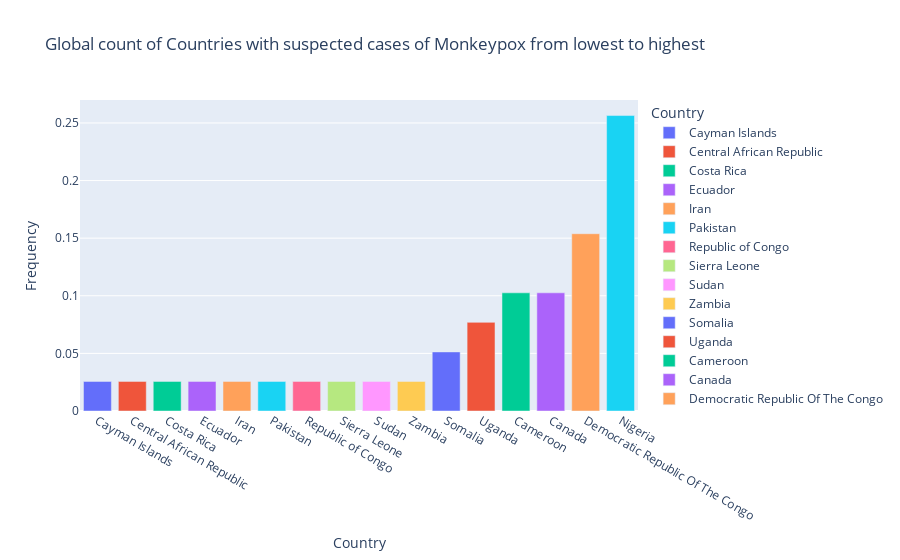

This figure's notebook cell:
### Code cell
#visualize using plotly
fig = px.bar(data_frame=country_susp,
            x="Country",
            y="Frequency",
            color="Country",
            title="Global count of Countries with suspected cases of Monkeypox from lowest to highest")
fig.show()

### Figure 1 — Plotly figure (JSON) as saved in the notebook; plotly's stock layout.template omitted (floating-point values rounded to 4 significant figures)
{"data": [{"alignmentgroup": "True", "hovertemplate": "Country=%{x}<br>Frequency=%{y}<extra></extra>", "legendgroup": "Cayman Islands", "marker": {"color": "#636efa", "pattern": {"shape": ""}}, "name": "Cayman Islands", "offsetgroup": "Cayman Islands", "orientation": "v", "showlegend": true, "textposition": "auto", "type": "bar", "x": ["Cayman Islands"], "xaxis": "x", "y": [0.02564], "yaxis": "y"}, {"alignmentgroup": "True", "hovertemplate": "Country=%{x}<br>Frequency=%{y}<extra></extra>", "legendgroup": "Central African Republic", "marker": {"color": "#EF553B", "pattern": {"shape": ""}}, "name": "Central African Republic", "offsetgroup": "Central African Republic", "orientation": "v", "showlegend": true, "textposition": "auto", "type": "bar", "x": ["Central African Republic"], "xaxis": "x", "y": [0.02564], "yaxis": "y"}, {"alignmentgroup": "True", "hovertemplate": "Country=%{x}<br>Frequency=%{y}<extra></extra>", "legendgroup": "Costa Rica", "marker": {"color": "#00cc96", "pattern": {"shape": ""}}, "name": "Costa Rica", "offsetgroup": "Costa Rica", "orientation": "v", "showlegend": true, "textposition": "auto", "type": "bar", "x": ["Costa Rica"], "xaxis": "x", "y": [0.02564], "yaxis": "y"}, {"alignmentgroup": "True", "hovertemplate": "Country=%{x}<br>Frequency=%{y}<extra></extra>", "legendgroup": "Ecuador", "marker": {"color": "#ab63fa", "pattern": {"shape": ""}}, "name": "Ecuador", "offsetgroup": "Ecuador", "orientation": "v", "showlegend": true, "textposition": "auto", "type": "bar", "x": ["Ecuador"], "xaxis": "x", "y": [0.02564], "yaxis": "y"}, {"alignmentgroup": "True", "hovertemplate": "Country=%{x}<br>Frequency=%{y}<extra></extra>", "legendgroup": "Iran", "marker": {"color": "#FFA15A", "pattern": {"shape": ""}}, "name": "Iran", "offsetgroup": "Iran", "orientation": "v", "showlegend": true, "textposition": "auto", "type": "bar", "x": ["Iran"], "xaxis": "x", "y": [0.02564], "yaxis": "y"}, {"alignmentgroup": "True", "hovertemplate": "Country=%{x}<br>Frequency=%{y}<extra></extra>", "legendgroup": "Pakistan", "marker": {"color": "#19d3f3", "pattern": {"shape": ""}}, "name": "Pakistan", "offsetgroup": "Pakistan", "orientation": "v", "showlegend": true, "textposition": "auto", "type": "bar", "x": ["Pakistan"], "xaxis": "x", "y": [0.02564], "yaxis": "y"}, {"alignmentgroup": "True", "hovertemplate": "Country=%{x}<br>Frequency=%{y}<extra></extra>", "legendgroup": "Republic of Congo", "marker": {"color": "#FF6692", "pattern": {"shape": ""}}, "name": "Republic of Congo", "offsetgroup": "Republic of Congo", "orientation": "v", "showlegend": true, "textposition": "auto", "type": "bar", "x": ["Republic of Congo"], "xaxis": "x", "y": [0.02564], "yaxis": "y"}, {"alignmentgroup": "True", "hovertemplate": "Country=%{x}<br>Frequency=%{y}<extra></extra>", "legendgroup": "Sierra Leone", "marker": {"color": "#B6E880", "pattern": {"shape": ""}}, "name": "Sierra Leone", "offsetgroup": "Sierra Leone", "orientation": "v", "showlegend": true, "textposition": "auto", "type": "bar", "x": ["Sierra Leone"], "xaxis": "x", "y": [0.02564], "yaxis": "y"}, {"alignmentgroup": "True", "hovertemplate": "Country=%{x}<br>Frequency=%{y}<extra></extra>", "legendgroup": "Sudan", "marker": {"color": "#FF97FF", "pattern": {"shape": ""}}, "name": "Sudan", "offsetgroup": "Sudan", "orientation": "v", "showlegend": true, "textposition": "auto", "type": "bar", "x": ["Sudan"], "xaxis": "x", "y": [0.02564], "yaxis": "y"}, {"alignmentgroup": "True", "hovertemplate": "Country=%{x}<br>Frequency=%{y}<extra></extra>", "legendgroup": "Zambia", "marker": {"color": "#FECB52", "pattern": {"shape": ""}}, "name": "Zambia", "offsetgroup": "Zambia", "orientation": "v", "showlegend": true, "textposition": "auto", "type": "bar", "x": ["Zambia"], "xaxis": "x", "y": [0.02564], "yaxis": "y"}, {"alignmentgroup": "True", "hovertemplate": "Country=%{x}<br>Frequency=%{y}<extra></extra>", "legendgroup": "Somalia", "marker": {"color": "#636efa", "pattern": {"shape": ""}}, "name": "Somalia", "offsetgroup": "Somalia", "orientation": "v", "showlegend": true, "textposition": "auto", "type": "bar", "x": ["Somalia"], "xaxis": "x", "y": [0.05128], "yaxis": "y"}, {"alignmentgroup": "True", "hovertemplate": "Country=%{x}<br>Frequency=%{y}<extra></extra>", "legendgroup": "Uganda", "marker": {"color": "#EF553B", "pattern": {"shape": ""}}, "name": "Uganda", "offsetgroup": "Uganda", "orientation": "v", "showlegend": true, "textposition": "auto", "type": "bar", "x": ["Uganda"], "xaxis": "x", "y": [0.07692], "yaxis": "y"}, {"alignmentgroup": "True", "hovertemplate": "Country=%{x}<br>Frequency=%{y}<extra></extra>", "legendgroup": "Cameroon", "marker": {"color": "#00cc96", "pattern": {"shape": ""}}, "name": "Cameroon", "offsetgroup": "Cameroon", "orientation": "v", "showlegend": true, "textposition": "auto", "type": "bar", "x": ["Cameroon"], "xaxis": "x", "y": [0.1026], "yaxis": "y"}, {"alignmentgroup": "True", "hovertemplate": "Country=%{x}<br>Frequency=%{y}<extra></extra>", "legendgroup": "Canada", "marker": {"color": "#ab63fa", "pattern": {"shape": ""}}, "name": "Canada", "offsetgroup": "Canada", "orientation": "v", "showlegend": true, "textposition": "auto", "type": "bar", "x": ["Canada"], "xaxis": "x", "y": [0.1026], "yaxis": "y"}, {"alignmentgroup": "True", "hovertemplate": "Country=%{x}<br>Frequency=%{y}<extra></extra>", "legendgroup": "Democratic Republic Of The Congo", "marker": {"color": "#FFA15A", "pattern": {"shape": ""}}, "name": "Democratic Republic Of The Congo", "offsetgroup": "Democratic Republic Of The Congo", "orientation": "v", "showlegend": true, "textposition": "auto", "type": "bar", "x": ["Democratic Republic Of The Congo"], "xaxis": "x", "y": [0.1538], "yaxis": "y"}, {"alignmentgroup": "True", "hovertemplate": "Country=%{x}<br>Frequency=%{y}<extra></extra>", "legendgroup": "Nigeria", "marker": {"color": "#19d3f3", "pattern": {"shape": ""}}, "name": "Nigeria", "offsetgroup": "Nigeria", "orientation": "v", "showlegend": true, "textposition": "auto", "type": "bar", "x": ["Nigeria"], "xaxis": "x", "y": [0.2564], "yaxis": "y"}], "layout": {"barmode": "relative", "legend": {"title": {"text": "Country"}, "tracegroupgap": 0}, "title": {"text": "Global count of Countries with suspected cases of Monkeypox from lowest to highest"}, "xaxis": {"anchor": "y", "categoryarray": ["Cayman Islands", "Central African Republic", "Costa Rica", "Ecuador", "Iran", "Pakistan", "Republic of Congo", "Sierra Leone", "Sudan", "Zambia", "Somalia", "Uganda", "Cameroon", "Canada", "Democratic Republic Of The Congo", "Nigeria"], "categoryorder": "array", "domain": [0, 1], "title": {"text": "Country"}}, "yaxis": {"anchor": "x", "domain": [0, 1], "title": {"text": "Frequency"}}}}
